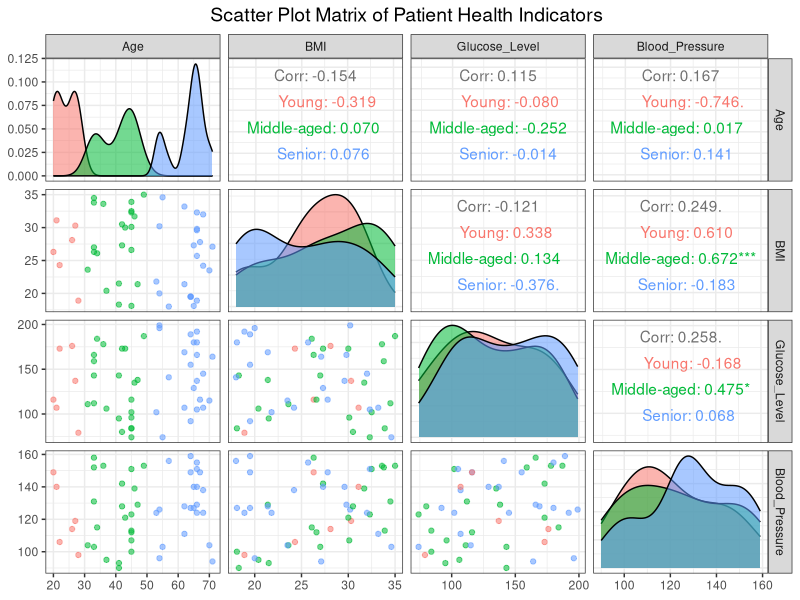

The R script that drew this image:

print("Vikasini M 23BAD127")

library(ggplot2)
library(GGally)

health_data <- read.csv("3.healthcare_data.csv")
str(health_data)

health_data$AgeGroup <- cut(
  health_data$Age,
  breaks = c(0, 30, 50, 80),
  labels = c("Young", "Middle-aged", "Senior")
)

ggpairs(
  health_data,
  columns = c("Age", "BMI", "Glucose_Level", "Blood_Pressure"),
  aes(color = AgeGroup, alpha = 0.7),
  title = "Scatter Plot Matrix of Patient Health Indicators"
) +
  theme_bw() +
  theme(
    plot.title = element_text(hjust = 0.5, size = 14),
    legend.title = element_text(size = 10),
    legend.text = element_text(size = 9)
  )

cor_matrix <- cor(
  health_data[, c("Age", "BMI", "Glucose_Level", "Blood_Pressure")],
  use = "complete.obs"
)

print("Correlation Matrix:")
print(round(cor_matrix, 2))
